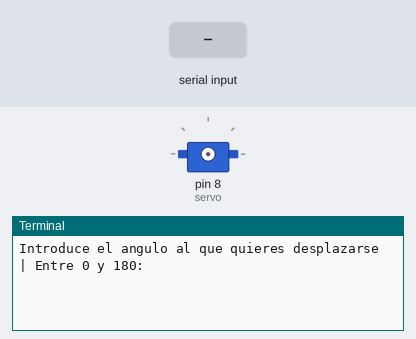
This program was run on a simulated Raspberry Pi (header pin numbers). Parts: servo, the last lines printed to the terminal. The test bench sets the inputs (shaded band). Servo angles are drawn from the pulse width (0.5 ms = 0°, 2.5 ms = 180°).

Above: at 1.2 s.
1.3 s: "5" typed at the terminal, then Enter
At 1.7 s:
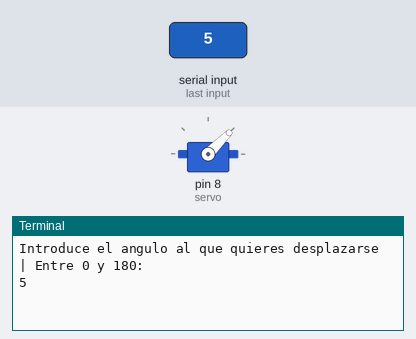
2.8 s: "90" typed at the terminal, then Enter
At 4.8 s:
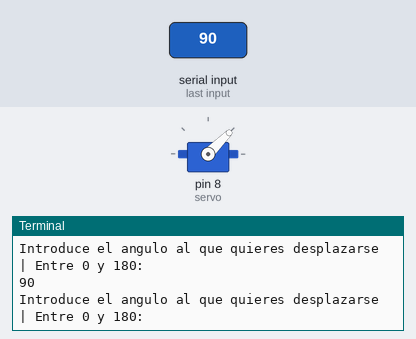

The program:

servo_angulo.py
```python
#Importamos librerias
import RPi.GPIO as GPIO
from time import sleep
#Establecer el modo de los pines
GPIO.setmode(GPIO.BOARD)
#Declarar los pines y variables
GPIO.setup(8,GPIO.OUT)
servo=GPIO.PWM(8,50)#(pin,Hz)
#Iniciar PWM
servo.start(0)
#Ciclo
try:
    while True:
        #Preguntar al usuario el angulo al que quiere desplazarse
        angulo = int(input('Introduce el angulo al que quieres desplazarse | Entre 0 y 180: '))
        servo.ChangeDutyCycle(angulo)#2+(angulo/18) o 2 a 12
        sleep(1)#Tiempo de espera para preguntar nuevamente
        #servo.ChangeDutyCycle(0)
finally:
    servo.stop()
    GPIO.cleanup()
```

Measured:
- after the input at 1.3 s, the terminal: prints a new line at once (image 1)
- after the input at 2.8 s, the terminal: prints a new line at once (image 2)
